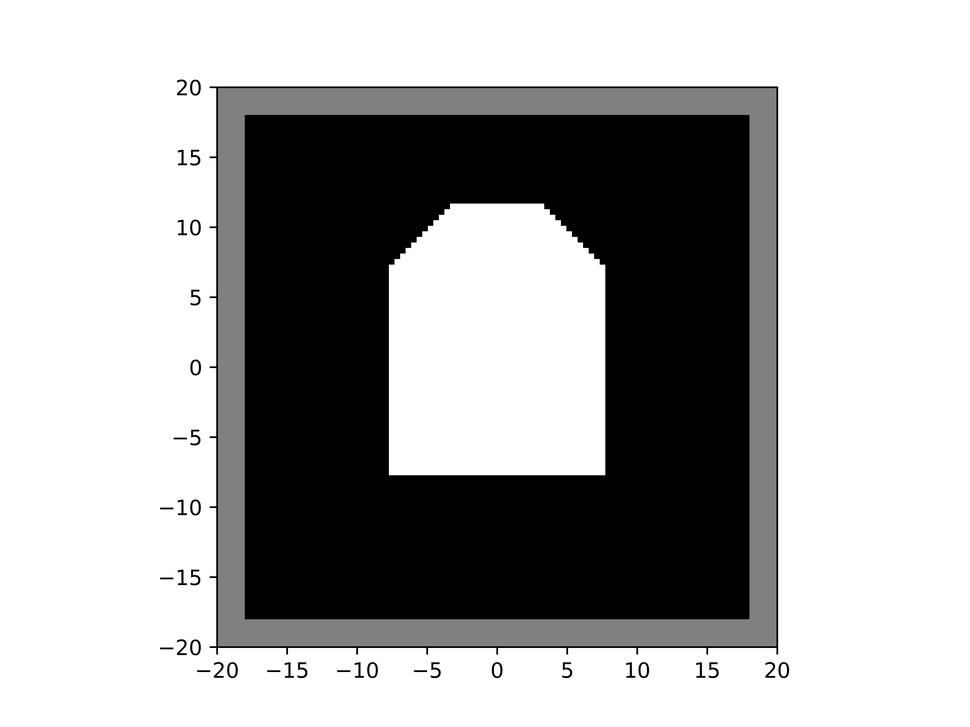
#> input picture lesson5/my_image.png, 970 x 727 px, shrunk from 6400 x 4800 before the run, found by its file name
$ python task6.py
#> lines starting #> are read from the running program, lines starting #| are printed output that depends on the picture
import numpy as np
from matplotlib import pyplot as plt
from matplotlib import cm

plt.close('all')
N = 81
x = np.linspace(-4, 4, N)
X, Y = np.meshgrid(x, x)
Z = np.zeros((N, N))
# задання висоти поверхні по ділянкам
SQ = np.sqrt(X ** 2 + Y ** 2)
C1 = SQ < 2
F1 = 2 - SQ
Z[C1] = F1[C1]
C2 = SQ < 1
F2 = 1 + np.cos(np.pi * SQ / 2)
Z[C2] = F2[C2]
# створення графічного вікна вдвічі ширшим за висоту
fig = plt.figure(figsize=plt.figaspect(0.5))
# побудува графіка поверхні
ax1 = fig.add_subplot(1, 2, 1, projection='3d')
surf = ax1.plot_surface(X, Y, Z, rstride=1, cstride=1,
                        antialiased=False, cmap='hsv')
ax1.set_zlim(-0.01, 2.01)
fig.colorbar(surf, shrink=0.5, aspect=10)
fp = r'D:\university(to_git)\Python_course\lesson5\my_image.png'
img = plt.imread(fp)
#> img is the input picture: shape (727, 970, 4) float32; mean R, G, B, A 0.668, 0.668, 0.668, 1
ax2 = fig.add_subplot(1, 2, 2)
ax2.imshow(img)
plt.show()
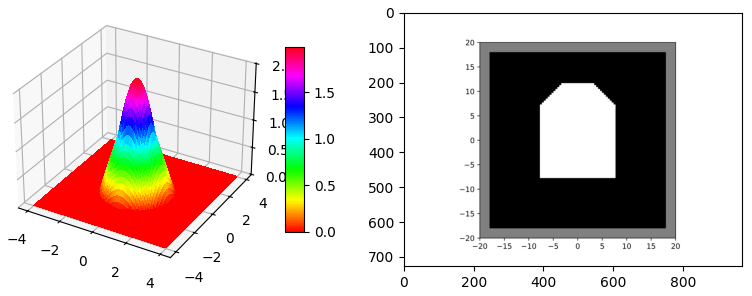
#> figure drawn by matplotlib, 3 panels
